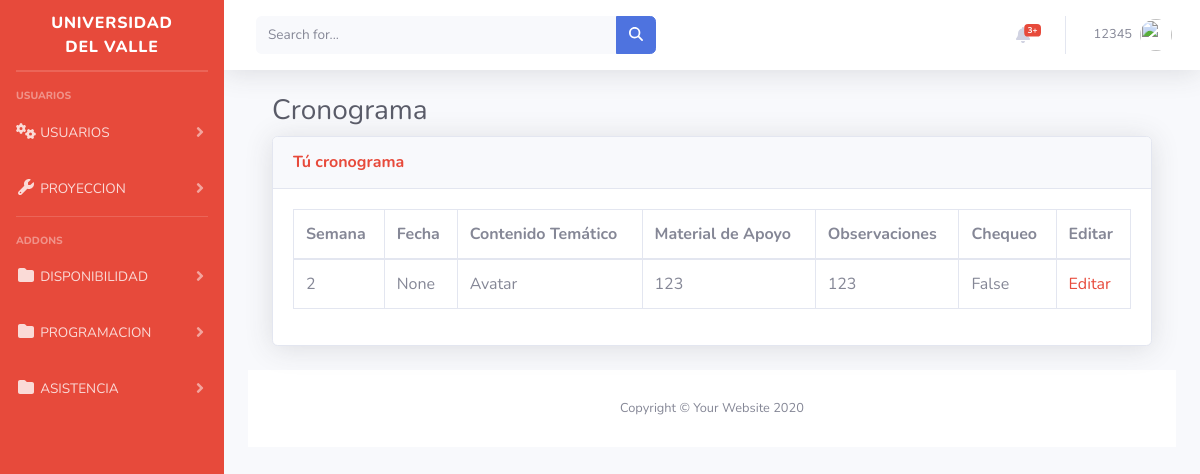
The app's page /inicio/cronograma (signed in), older data.
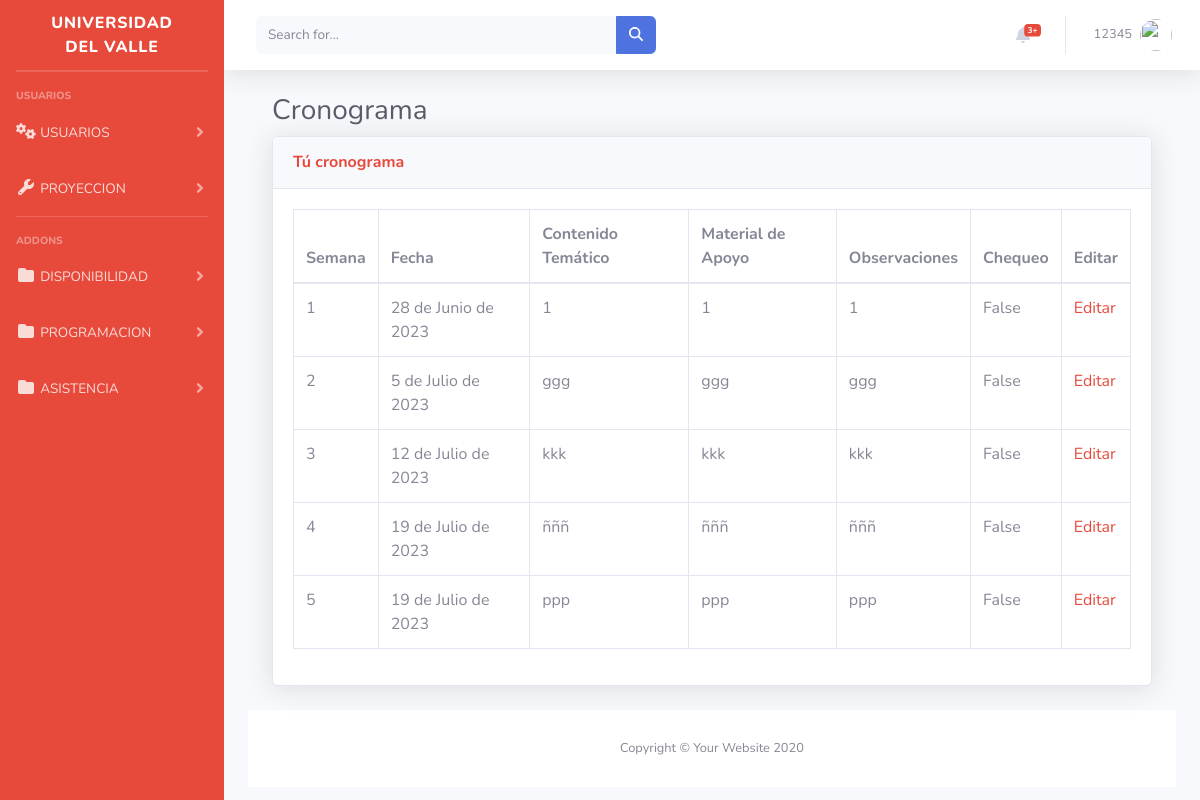
The same page, newer data.
### inicio/models.py (models this page shows, shortened)
class Cronograma(models.Model):
    id = models.AutoField(primary_key=True)  # Campo de ID autoincremental
    id_usuarios = models.ForeignKey(User, on_delete=models.CASCADE)
    semana = models.IntegerField()
    fecha = models.DateField()
    contenido_tematico = models.TextField()
    material_apoyo = models.TextField()
    observaciones = models.TextField()
    chequeo = models.BooleanField(default=False)
    mostrar_en_tabla = models.BooleanField(default=True)

### inicio/views.py (the view)
# urls.py: path('cronograma', views.mostrar_cronograma_a_profesor, name='mostrar_cronogramaProfesor'),
def mostrar_cronograma_a_profesor(request):
    cronogramas = Cronograma.objects.all()
    return render(request, 'mostrarCronogramaAprofesor.html', {'cronogramas': cronogramas})

### inicio/templates/mostrarCronogramaAprofesor.html (shortened to what this page needs)
{% extends "base.html" %}
  {%block content%}
  {%load static%}
  <div>
  <!DOCTYPE html>
  <html lang="en">
  <head>
      <link rel="stylesheet" href="https://cdnjs.cloudflare.com/ajax/libs/font-awesome/5.15.3/css/all.min.css" />
      <link href="vendor/fontawesome-free/css/all.min.css" rel="stylesheet" type="text/css">
      <link href="css/sb-admin-2.min.css" rel="stylesheet">
      <link href="vendor/datatables/dataTables.bootstrap4.min.css" rel="stylesheet">
  </head>
  <body id="page-top">
                  <div class="container-fluid">
                      <h1 class="h3 mb-2 text-gray-800">Cronograma</h1>
                      <div class="card shadow mb-4">
                          <div class="card-header py-3">
                              <h6 class="m-0 font-weight-bold text-danger">Tú cronograma</h6>
                          </div>
                          <div class="card-body">
                              <div class="table-responsive">
                                  <table class="table table-bordered" id="dataTable" width="100%" cellspacing="0">
                                                <thead>
                                                    <tr>
                                                    <th>Semana</th>
                                                    <th>Fecha</th>
                                                    <th>Contenido Temático</th>
                                                    <th>Material de Apoyo</th>
                                                    <th>Observaciones</th>
                                                    <th>Chequeo</th>
                                                    <th>Editar</th>
                                                    </tr>
                                                </thead>
                                                <tbody>
                                                    {% for cronograma in cronogramas %}
                                                    {% if cronograma.mostrar_en_tabla == True %}
                                                    {% if cronograma.id_usuarios == request.user %}
                                                    <tr>
                                                        <td>{{ cronograma.semana }}</td>
                                                        <td>{{ cronograma.fecha }}</td>
                                                        <td>{{ cronograma.contenido_tematico }}</td>
                                                        <td>{{ cronograma.material_apoyo }}</td>
                                                        <td>{{ cronograma.observaciones }}</td>
                                                        <td>{{ cronograma.chequeo }}</td>
                                                        <td><a class="text-danger" href="{% url 'editar_cronograma' cronograma.id %}" >Editar</a></td>
                                                    </tr>
                                                    {% endif %}
                                                    {% endif %}
                                                    {% endfor %}
                                                </tbody>
                                  </table>
                              </div>
                            </div>
                      </div>
                  </div>
              </div>
              <footer class="sticky-footer bg-white">
                  <div class="container my-auto">
                      <div class="copyright text-center my-auto">
                          <span>Copyright &copy; Your Website 2020</span>
                      </div>
                  </div>
              </footer>
          </div>
      </div>
  </body>
  </html>
{% endblock %}

Row changes from the older to the newer data that the page shows:
now on this page (row edited): Cronograma: semana "1", fecha "28 de Junio de 2023", contenido_tematico "1", material_apoyo "1", observaciones "1", chequeo "False"
changed Cronograma: fecha "None" → "5 de Julio de 2023"; contenido_tematico "Avatar" → "ggg"; material_apoyo "123" → "ggg"; observaciones "123" → "ggg"
now on this page (row edited): Cronograma: semana "3", fecha "12 de Julio de 2023", contenido_tematico "kkk", material_apoyo "kkk", observaciones "kkk", chequeo "False"
now on this page (row edited): Cronograma: semana "4", fecha "19 de Julio de 2023", contenido_tematico "ñññ", material_apoyo "ñññ", observaciones "ñññ", chequeo "False"
added Cronograma: semana "5", fecha "19 de Julio de 2023", contenido_tematico "ppp", material_apoyo "ppp", observaciones "ppp", chequeo "False"
